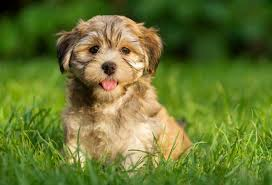
#> input picture doggy.jpg, 272 x 185 px
$ jupyter execute 18_ObjectDetection_Template_Matching.ipynb
#> lines starting #> are read from the running program, lines starting #| are printed output that depends on the picture
[cell 1]
import cv2
import matplotlib.pyplot as plt
import numpy as np

[cell 2]
def cc(i):
    return cv2.cvtColor(i, cv2.COLOR_BGR2RGB)

[cell 3]
d = cv2.imread('doggy.jpg')
#> d is the input picture: shape (185, 272, 3); mean B, G, R 48.7, 118.6, 103.6
plt.imshow(cc(d))

[cell 4]
face = d.copy()[25:90, 60:160]
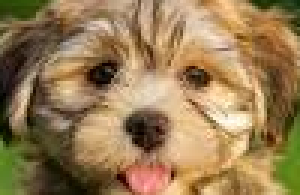
#> face: shape (65, 100, 3) (shown 3 times larger); mean B, G, R 83.9, 124.2, 152
plt.imshow(cc(face))

[cell 5]
#In this type of OD, we will already have small part
#of image, that will be matched in bigger image

[cell 6]
face.shape
#> Out = (65, 100, 3)

[cell 7]
methods = ['cv2.TM_CCOEFF', 'cv2.TM_CCOEFF_NORMED', 'cv2.TM_CCORR',
            'cv2.TM_CCORR_NORMED', 'cv2.TM_SQDIFF', 'cv2.TM_SQDIFF_NORMED']

[cell 8]
for m in methods:

    dog_full_img = d.copy()
    face_img = face.copy()

    method = eval(m)

    res = cv2.matchTemplate(dog_full_img, face_img, method)

    # Grab coordinates and draw rectangle
    min_val,max_val,min_loc,max_loc = cv2.minMaxLoc(res)

    if method in [cv2.TM_SQDIFF, cv2.TM_SQDIFF_NORMED]:
        top_left_x = min_loc[0]
        top_left_y = min_loc[1]
    else:
        top_left_x = max_loc[0]
        top_left_y = max_loc[1]

    height,width,channels= face.shape

    bottom_right_x = top_left_x + width
    bottom_right_y = top_left_y + height

    rect =cv2.rectangle(dog_full_img,
                  (top_left_x,top_left_y),
                  (bottom_right_x,bottom_right_y),
                  255, 10)

    print(m)

    plt.subplot(121)
    plt.imshow(res)
    plt.title('heatmap')

    plt.subplot(122)
    plt.imshow(rect)
    plt.title('heatmap')

    plt.show() # to prevent overlap

    print('\n\n')
#> this loop made 6 passes
#> (min_val, max_val, min_loc, top_left_x, top_left_y, bottom_right_x, bottom_right_y) on passes 1 to 4: (-28613000, 57835328, (120, 18), 60, 25, 160, 90), (-0.456, 1, (121, 18), 60, 25, 160, 90), (92305936, 394675968, (161, 0), 82, 95, 182, 160), (0.609, 1, (122, 10), 60, 25, 160, 90)
#> (min_val, max_val, max_loc, top_left_x, top_left_y, bottom_right_x, bottom_right_y) on passes 5 to 6: (18, 225118960, (121, 11), 60, 25, 160, 90), (5.09e-08, 1, (122, 0), 60, 25, 160, 90)
#> pass 1, `res = cv2.matchTemplate(dog_full_img, face_img, method)`:
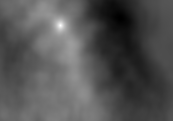
#> res: shape (121, 173) float32; min -28613000, max 57835328, mean -113269; drawn with min black and max white
#> pass 1, `rect =cv2.rectangle(dog_full_img, (top_left_x,top_left_y), (bottom_rig..`:
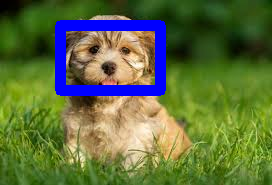
#> rect: shape (185, 272, 3); mean B, G, R 62.6, 110.7, 95.1
#> pass 1, `plt.show()`:
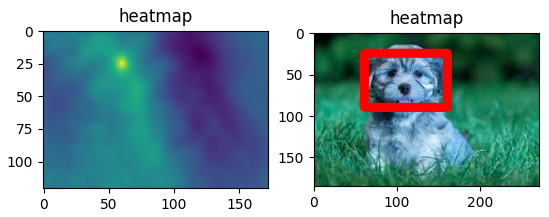
#> figure drawn by matplotlib, 2 panels; B, G, R data is drawn as R, G, B
#> pass 2, `res = cv2.matchTemplate(dog_full_img, face_img, method)`:
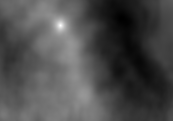
#> res: shape (121, 173) float32; min -0.456, max 1, mean -0.0143; drawn with min black and max white
#> pass 3, `res = cv2.matchTemplate(dog_full_img, face_img, method)`:
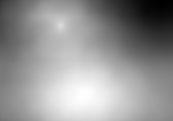
#> res: shape (121, 173) float32; min 92305936, max 394675968, mean 268840512; drawn with min black and max white
#> after the loop:
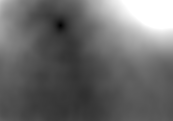
#> res: shape (121, 173) float32; min 5.09e-08, max 1, mean 0.417

[cell 9]
res = cv2.matchTemplate(dog_full_img, face_img, cv2.TM_CCOEFF)

$ run again, with Denis_Mukwege.jpg copied over doggy.jpg
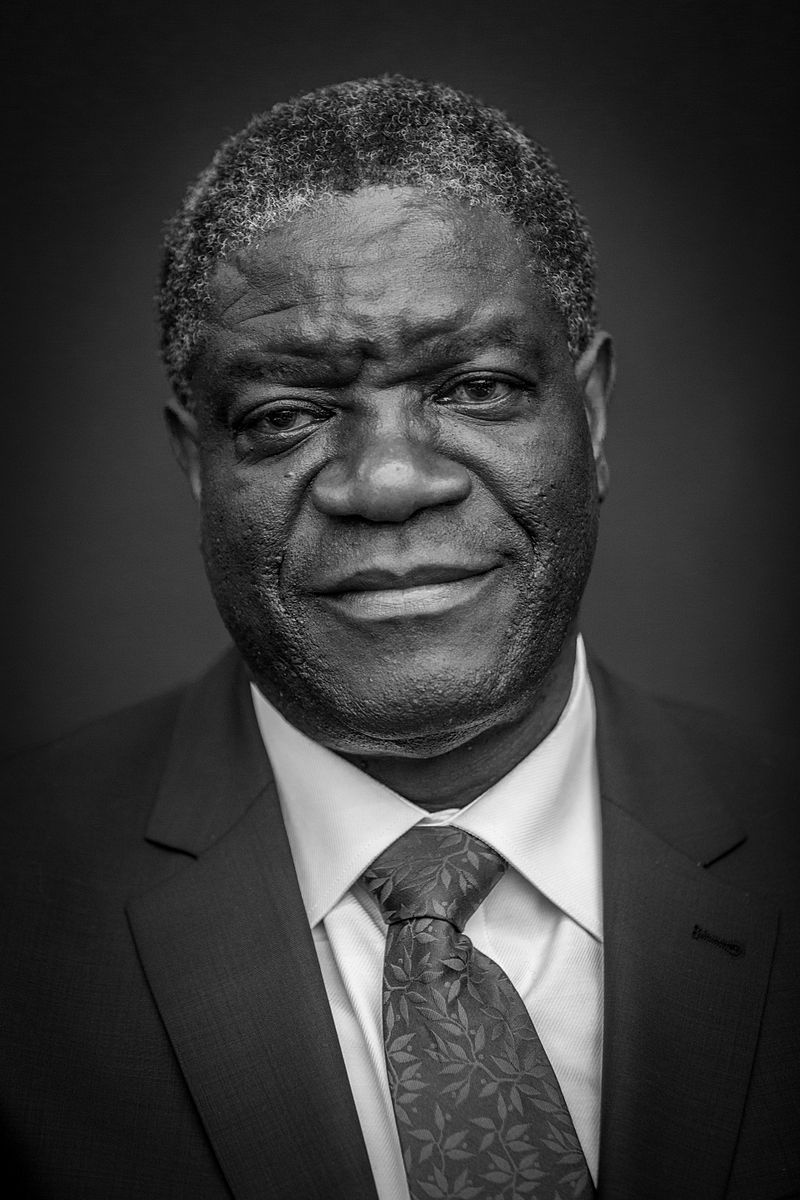
#> input picture Denis_Mukwege.jpg, 800 x 1200 px
#> d is the input picture: shape (1200, 800, 3); min 0, max 255, mean 58.8
#> the loop `for m in methods: ` made 6 passes
#> (min_val, max_val, min_loc, top_left_x, top_left_y, bottom_right_x, bottom_right_y) on passes 1 to 4: (-2765578.2, 2889620.2, (547, 984), 448, 744, 548, 809), (-0.864, 1, (690, 691), 60, 25, 160, 90), (3835273.5, 80574120, (0, 1135), 492, 793, 592, 858), (0.611, 1, (582, 1132), 60, 25, 160, 90)
#> pass 1, `res = cv2.matchTemplate(dog_full_img, face_img, method)`:
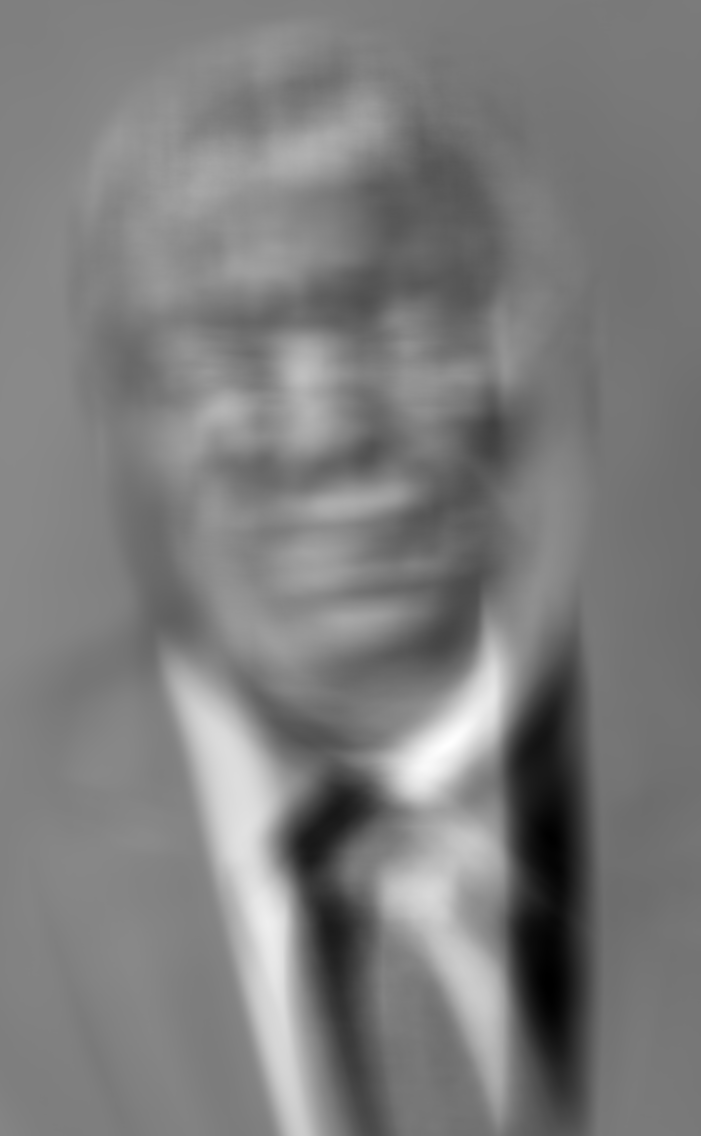
#> res: shape (1136, 701) float32; min -2765578.2, max 2889620.2, mean 5917.1; drawn with min black and max white
#> after the loop `for m in methods:`:
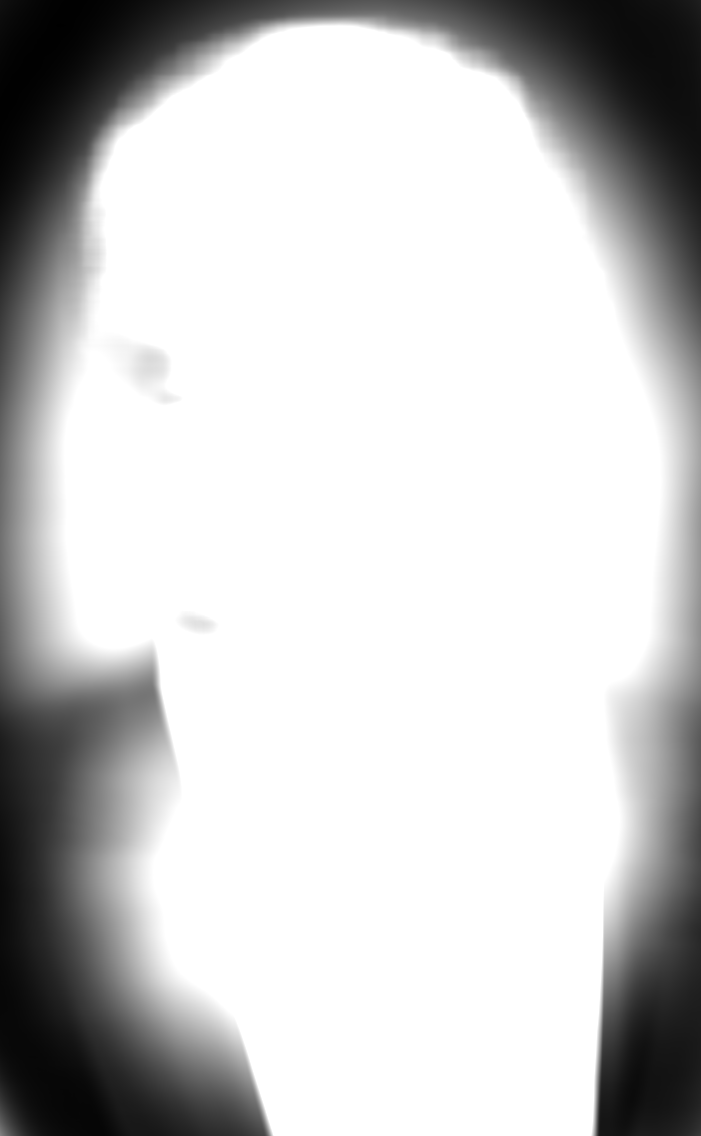
#> res: shape (1136, 701) float32; min 0, max 1, mean 0.791

$ run again, with Nadia_Murad.jpg copied over doggy.jpg
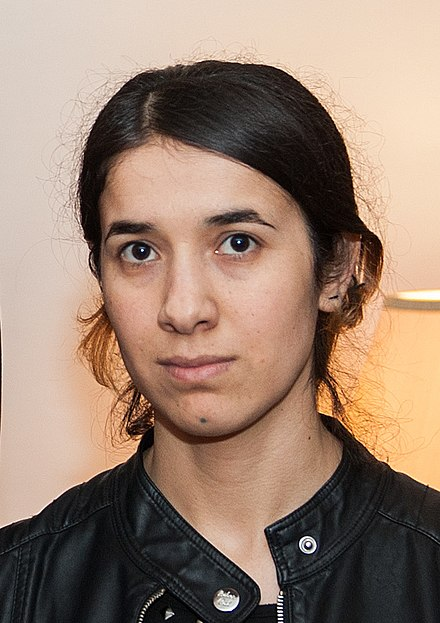
#> input picture Nadia_Murad.jpg, 440 x 623 px
#> d is the input picture: shape (623, 440, 3); mean B, G, R 112.7, 129.2, 153.8
#> the loop `for m in methods: ` made 6 passes
#> (min_val, max_val, min_loc, top_left_x, top_left_y, bottom_right_x, bottom_right_y) on passes 1 to 4: (-33893768, 48162844, (91, 104), 60, 25, 160, 90), (-0.546, 1, (96, 101), 60, 25, 160, 90), (98007864, 838224768, (78, 530), 340, 53, 440, 118), (0.563, 1, (268, 132), 60, 25, 160, 90)
#> pass 1, `res = cv2.matchTemplate(dog_full_img, face_img, method)`:
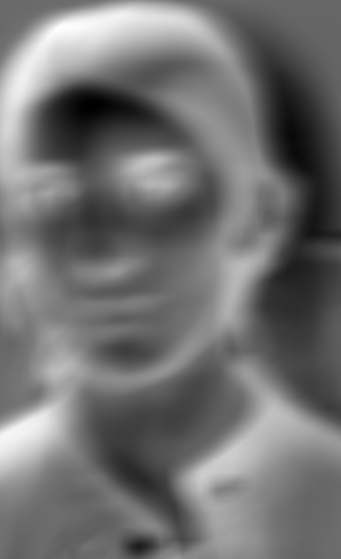
#> res: shape (559, 341) float32; min -33893768, max 48162844, mean 2598741; drawn with min black and max white
#> after the loop `for m in methods:`:
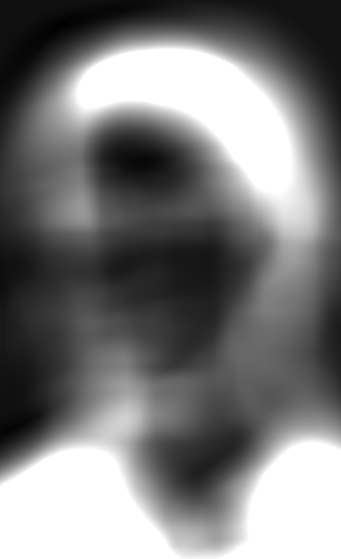
#> res: shape (559, 341) float32; min 0, max 1, mean 0.479

$ run again, with chess.jpg copied over doggy.jpg
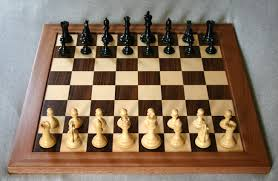
#> input picture chess.jpg, 278 x 181 px
#> d is the input picture: shape (181, 278, 3); mean B, G, R 98.4, 117.6, 137.6
#> the loop `for m in methods: ` made 6 passes
#> (min_val, max_val, min_loc, top_left_x, top_left_y, bottom_right_x, bottom_right_y) on passes 1 to 4: (-45661316, 111132168, (59, 39), 60, 25, 160, 90), (-0.386, 1, (59, 39), 60, 25, 160, 90), (119438496, 297972448, (127, 25), 11, 54, 111, 119), (0.48, 1, (82, 25), 60, 25, 160, 90)
#> after the loop `for m in methods:`:
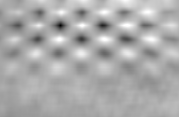
#> res: shape (117, 179) float32; min 2.78e-08, max 1, mean 0.672
